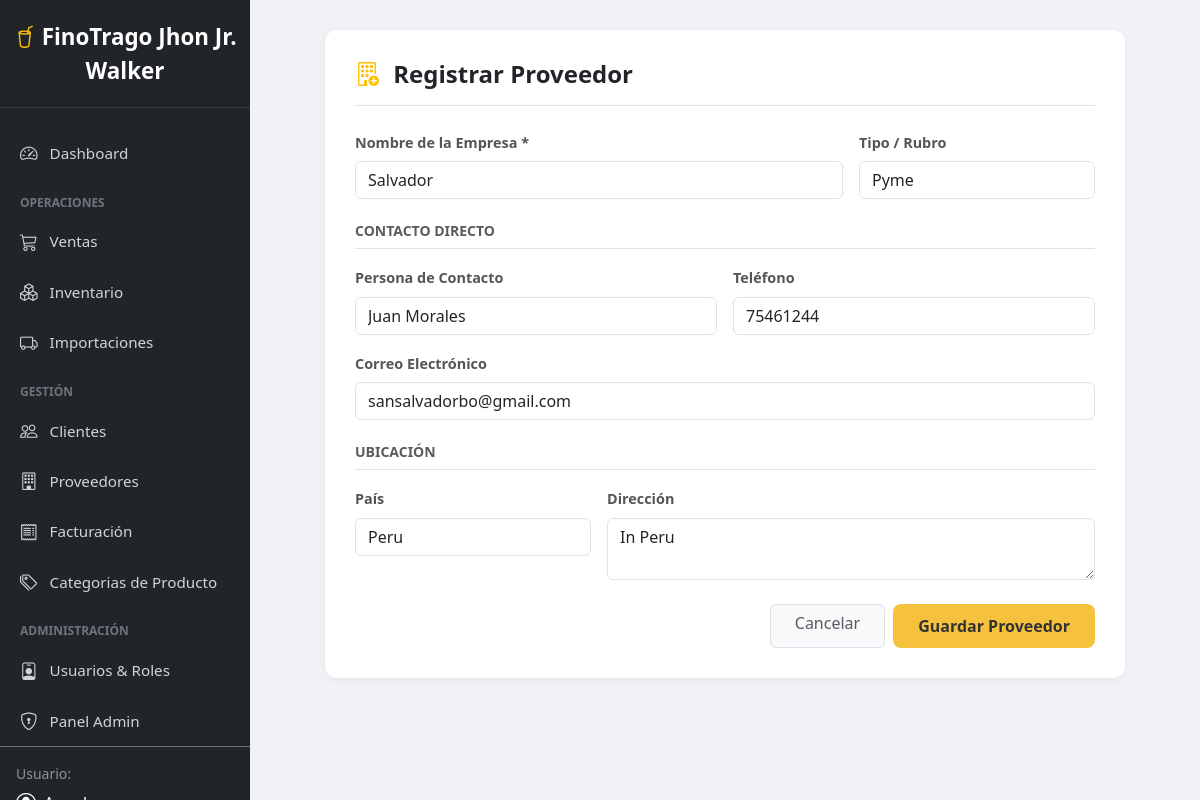
The page /editar/proveedor/1/ (signed in) on the database its author committed.
### dashboard/models.py (models this page shows, shortened)
class Proveedor(models.Model):
    nombre = models.CharField(max_length=100)
    tipo_proveedor = models.CharField(max_length=200, blank=True, null=True) # Según diagrama
    contacto = models.CharField(max_length=100, blank=True, null=True)
    telefono = models.CharField(max_length=20)
    email = models.EmailField(blank=True, null=True)
    direccion = models.CharField(max_length=200, blank=True, null=True)
    pais = models.CharField(max_length=50, blank=True, null=True) # Para dashboard "pais_origen"
    fecha_registro = models.DateTimeField(auto_now_add=True)
    class Meta:
        verbose_name_plural = "Proveedores"

### dashboard/views.py (the view)
# urls.py: path('editar/proveedor/<int:pk>/', views.editar_proveedor, name='editar_proveedor'),
@login_required
def editar_proveedor(request, pk):
    proveedor = get_object_or_404(Proveedor, pk=pk)
    if request.method == 'POST':
        form = ProveedorForm(request.POST, instance=proveedor)
        if form.is_valid():
            form.save()
            return redirect('dashboard:proveedores')
    else:
        form = ProveedorForm(instance=proveedor)
    return render(request, 'dashboard/form_proveedor.html', {
        'form': form,
        'titulo': f'Editar Producto: {proveedor.nombre}'
    })

### dashboard/forms.py
class ProveedorForm(forms.ModelForm):
    class Meta:
        model = Proveedor
        fields = ['nombre', 'tipo_proveedor', 'contacto', 'telefono', 'email', 'direccion', 'pais']
        widgets = {
            'nombre': forms.TextInput(attrs={'class': 'form-control'}),
            'tipo_proveedor': forms.TextInput(attrs={'class': 'form-control', 'placeholder': 'Ej: Distribuidor Oficial, Fabricante...'}),
            'contacto': forms.TextInput(attrs={'class': 'form-control', 'placeholder': 'Persona de contacto'}),
            'telefono': forms.TextInput(attrs={'class': 'form-control'}),
            'email': forms.EmailInput(attrs={'class': 'form-control'}),
            'direccion': forms.Textarea(attrs={'class': 'form-control', 'rows': 2}),
            'pais': forms.TextInput(attrs={'class': 'form-control'}),
        }

### dashboard/templates/dashboard/form_proveedor.html (shortened to what this page needs)
{% extends "dashboard/base.html" %}
{% block content %}
<div class="main-content">
    <div class="chart-card">
        <div class="border-bottom pb-3 mb-4">
            <h4 class="m-0 text-dark fw-bold">
                <i class="bi bi-building-add text-warning me-2"></i> Registrar Proveedor
            </h4>
        </div>
        <form method="post">
            <div class="row g-3 mb-4">
                <div class="col-md-8">
                    <label class="form-label">Nombre de la Empresa *</label>
                    {{ form.nombre }}
                </div>
                <div class="col-md-4">
                    <label class="form-label">Tipo / Rubro</label>
                    {{ form.tipo_proveedor }}
                </div>
            </div>
            <h6 class="text-muted text-uppercase small fw-bold mb-3 border-bottom pb-2">Contacto Directo</h6>
            <div class="row g-3 mb-4">
                <div class="col-md-6">
                    <label class="form-label">Persona de Contacto</label>
                    {{ form.contacto }}
                </div>
                <div class="col-md-6">
                    <label class="form-label">Teléfono</label>
                    {{ form.telefono }}
                </div>
                <div class="col-12">
                    <label class="form-label">Correo Electrónico</label>
                    {{ form.email }}
                </div>
            </div>
            <h6 class="text-muted text-uppercase small fw-bold mb-3 border-bottom pb-2">Ubicación</h6>
            <div class="row g-3 mb-4">
                <div class="col-md-4">
                    <label class="form-label">País</label>
                    {{ form.pais }}
                </div>
                <div class="col-md-8">
                    <label class="form-label">Dirección</label>
                    {{ form.direccion }}
                </div>
            </div>
            <div class="d-flex justify-content-end gap-2 mt-4">
                <a href="{% url 'dashboard:proveedores' %}" class="btn btn-light border text-muted px-4">Cancelar</a>
                <button type="submit" class="btn-save">Guardar Proveedor</button>
            </div>
        </form>
    </div>
</div>
{% endblock %}

### dashboard/static/styles/dashboard.css (style rules this page uses)
.main-content { margin-left: 250px; padding: 30px; background-color: #f0f2f5; min-height: 100vh; }
.chart-card { background: white; border-radius: 12px; padding: 20px; box-shadow: 0 2px 10px rgba(0,0,0,0.05); margin-bottom: 30px; }

### dashboard/templates/dashboard/base.html (style rules this page uses)
body { min-height: 100vh; overflow-x: hidden; background-color: #f8f9fa; }

### dashboard/templates/dashboard/form_proveedor.html (style rules this page uses)
.main-content { margin-left: 250px; padding: 30px; background-color: #f0f2f5; min-height: 100vh; }
.chart-card { background: white; border-radius: 12px; padding: 30px; box-shadow: 0 2px 10px rgba(0,0,0,0.05); max-width: 800px; margin: 0 auto; }
.form-label { font-weight: 600; color: #555; font-size: 0.9rem; }
.btn-save { background-color: #f6c23e; color: #333; border: none; padding: 10px 25px; border-radius: 8px; font-weight: 600; }

### rows shown on the page
Proveedor: nombre "Salvador", tipo_proveedor "Pyme", contacto "Juan Morales", telefono "75461244", email "sansalvadorbo@gmail.com", pais "Peru", direccion "In Peru"
